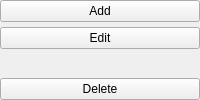
                     <widget class="QWidget" name="widget_5" native="true">
                      <property name="sizePolicy">
                       <sizepolicy hsizetype="Fixed" vsizetype="Preferred">
                        <horstretch>0</horstretch>
                        <verstretch>0</verstretch>
                       </sizepolicy>
                      </property>
                      <property name="minimumSize">
                       <size>
                        <width>110</width>
                        <height>0</height>
                       </size>
                      </property>
                      <layout class="QVBoxLayout" name="verticalLayout_12">
                       <property name="spacing">
                        <number>5</number>
                       </property>
                       <property name="leftMargin">
                        <number>0</number>
                       </property>
                       <property name="topMargin">
                        <number>0</number>
                       </property>
                       <property name="rightMargin">
                        <number>0</number>
                       </property>
                       <property name="bottomMargin">
                        <number>0</number>
                       </property>
                       <item>
                        <widget class="QPushButton" name="AddPrescription">
                         <property name="text">
                          <string>Add</string>
                         </property>
                        </widget>
                       </item>
                       <item alignment="Qt::AlignTop">
                        <widget class="QPushButton" name="EditPrescription">
                         <property name="text">
                          <string>Edit</string>
                         </property>
                        </widget>
                       </item>
                       <item>
                        <widget class="QPushButton" name="ViewLabResult_4">
                         <property name="text">
                          <string>Delete</string>
                         </property>
                        </widget>
                       </item>
                      </layout>
                     </widget>
